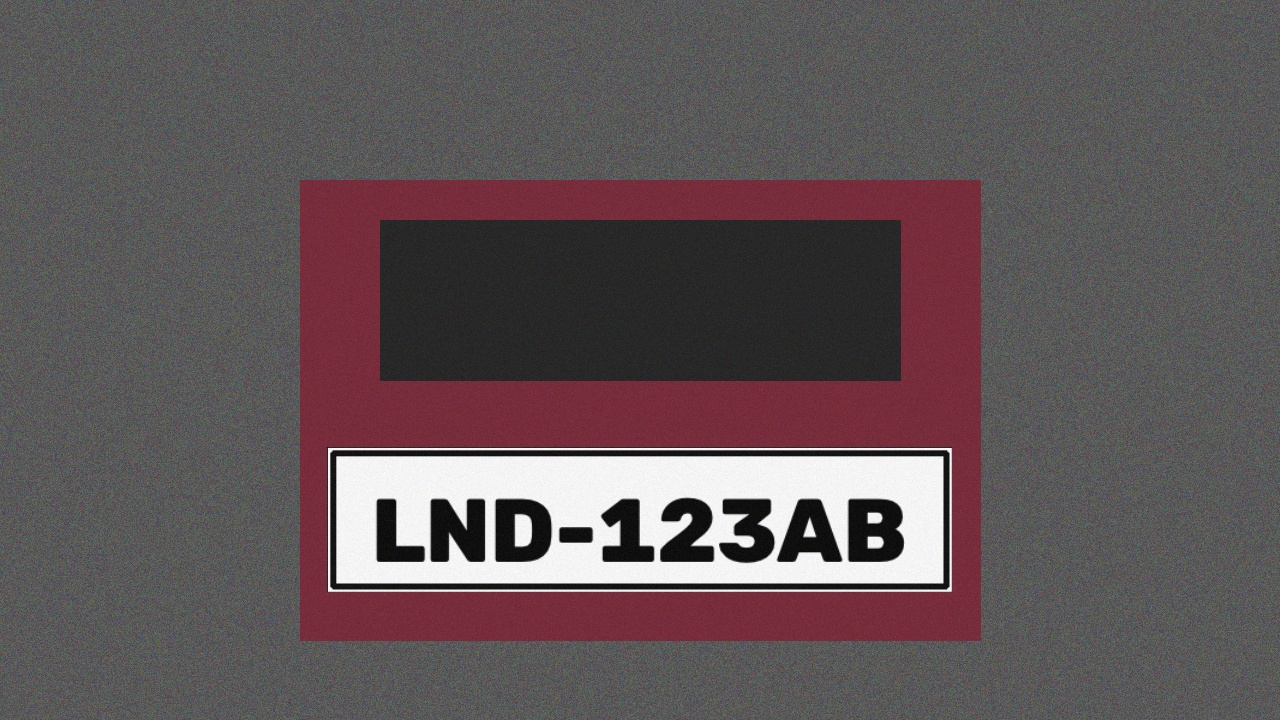
#> input picture anpr-license-plate-scanner/samples/synthetic.jpg, 1280 x 720 px
$ python -i detector.py   (imports and definitions only)
#> lines starting #> are read from the running program, lines starting #| are printed output that depends on the picture; after the words box and inside, x2 and y2 are one past the last pixel; in counts of white or black regions, pixels touching at a corner belong together
#> further down, picture is the input picture: shape (720, 1280, 3); mean B, G, R 88, 85.8, 97
"""
Licence plate detection and reading.

Pipeline:
  1. Resize and convert to greyscale
  2. Bilateral filter: removes noise but keeps edges sharp
  3. Canny edge detection
  4. Find contours, keep 4-sided shapes with a plate-like aspect ratio
  5. Perspective-correct ("warp") each candidate to a flat rectangle
  6. Threshold and OCR with Tesseract, restricted to A-Z and 0-9
  7. Clean up the text using the Nigerian plate format
"""

from dataclasses import dataclass

import cv2
import numpy as np
import pytesseract

from .plate_format import normalise

PLATE_ASPECT_MIN = 2.0   # width / height
PLATE_ASPECT_MAX = 6.0
MIN_AREA_FRACTION = 0.002
TESS_CONFIG = "--psm 7 -c tessedit_char_whitelist=ABCDEFGHIJKLMNOPQRSTUVWXYZ0123456789"


@dataclass
class PlateResult:
    text: str
    valid: bool
    raw_ocr: str
    box: np.ndarray  # 4 corner points in original image coordinates


def order_corners(pts):
    """Order 4 points as top-left, top-right, bottom-right, bottom-left."""
    pts = pts.reshape(4, 2).astype("float32")
    s = pts.sum(axis=1)
    d = np.diff(pts, axis=1).ravel()
    return np.array([pts[np.argmin(s)], pts[np.argmin(d)], pts[np.argmax(s)], pts[np.argmax(d)]], dtype="float32")


def warp_plate(image, corners, out_w=520, out_h=120):
    """Flatten a skewed plate into a straight rectangle."""
    dst = np.array([[0, 0], [out_w - 1, 0], [out_w - 1, out_h - 1], [0, out_h - 1]], dtype="float32")
    m = cv2.getPerspectiveTransform(order_corners(corners), dst)
    return cv2.warpPerspective(image, m, (out_w, out_h))


def find_candidates(image, max_candidates=5):
    """Return up to max_candidates 4-point contours that look like plates, largest first."""
    gray = cv2.cvtColor(image, cv2.COLOR_BGR2GRAY)
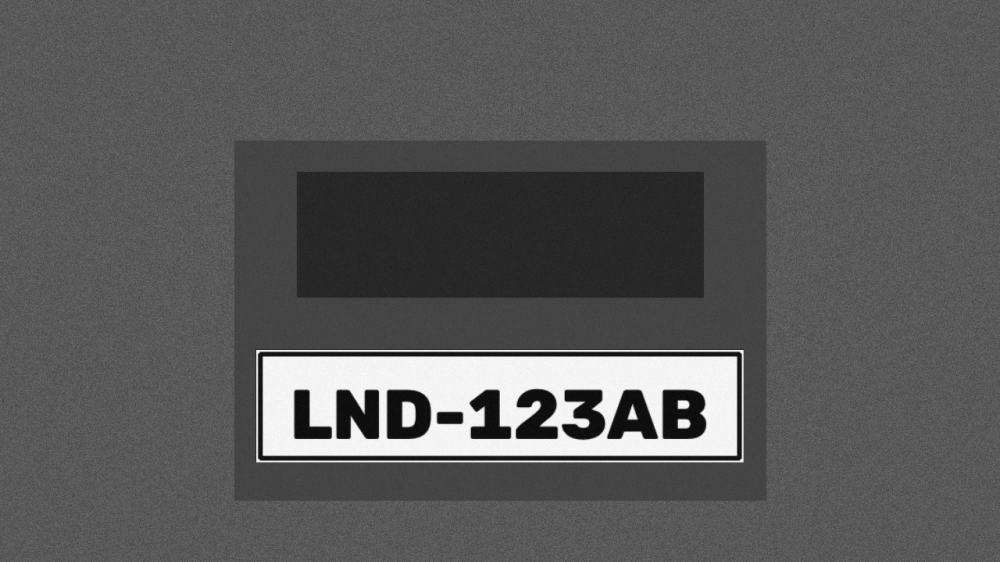
#> gray: shape (562, 1000); min 7, max 251, mean 89.4
    blur = cv2.bilateralFilter(gray, 11, 17, 17)
    edges = cv2.Canny(blur, 30, 200)
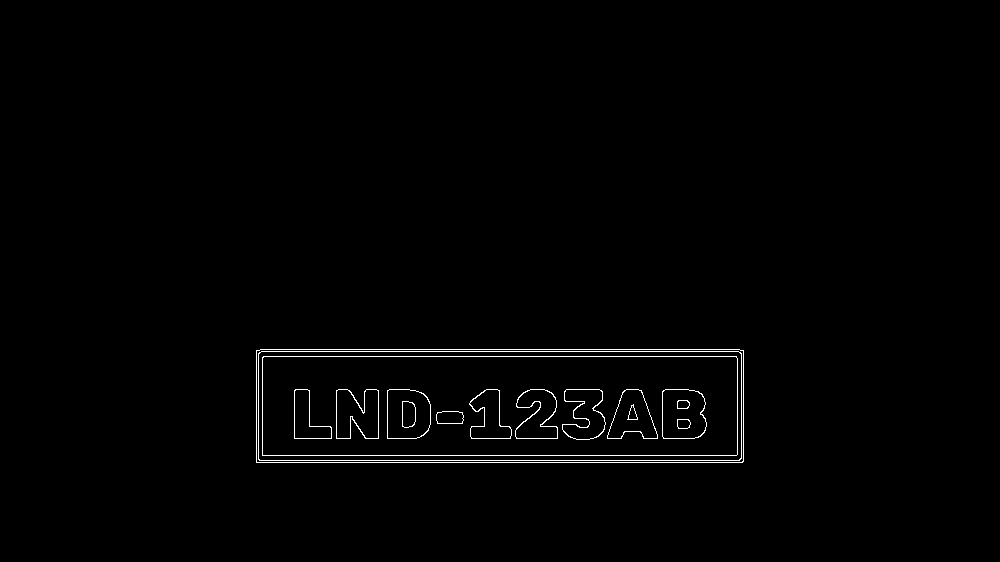
#> edges: shape (562, 1000); 0.98% white in thin lines or dots, all inside (x1, y1, x2, y2) = (256, 349, 744, 463)
    edges = cv2.dilate(edges, np.ones((3, 3), np.uint8), iterations=1)
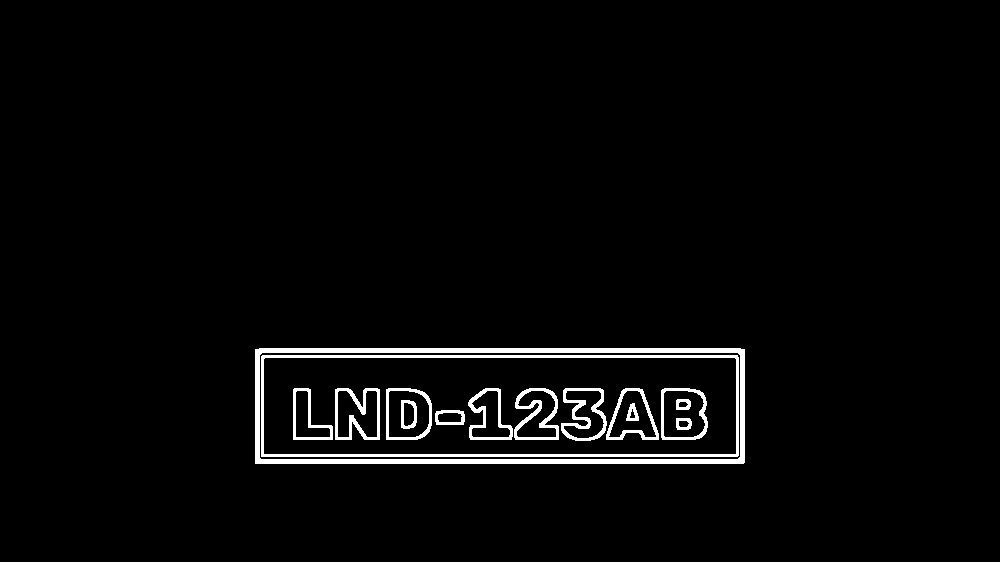
#> edges: shape (562, 1000); 2.8% white; 15 white regions

    contours, _ = cv2.findContours(edges, cv2.RETR_LIST, cv2.CHAIN_APPROX_SIMPLE)
#> contours = 30 contours; largest, box (x1, y1, x2, y2) and area: (255, 348, 745, 464) 56228, (259, 352, 741, 460) 51452, (261, 355, 739, 457) 48174, (263, 357, 737, 455) 45876, (661, 388, 708, 440) 2193
    contours = sorted(contours, key=cv2.contourArea, reverse=True)[:40]

    min_area = MIN_AREA_FRACTION * image.shape[0] * image.shape[1]
#> min_area = 1124
    found = []
    for c in contours:
        if cv2.contourArea(c) < min_area:
            continue
        approx = cv2.approxPolyDP(c, 0.02 * cv2.arcLength(c, True), True)
        if len(approx) != 4:
            continue
        _, _, w, h = cv2.boundingRect(approx)
        if h == 0 or not (PLATE_ASPECT_MIN <= w / h <= PLATE_ASPECT_MAX):
            continue
        found.append(approx)
        if len(found) >= max_candidates:
            break
    return found


def read_plate(plate_img):
    """OCR a flattened plate image. Returns raw OCR text."""
    gray = cv2.cvtColor(plate_img, cv2.COLOR_BGR2GRAY)
    h, w = gray.shape
    gray = gray[int(h * 0.08):int(h * 0.92), int(w * 0.03):int(w * 0.97)]  # trim the border
    _, thresh = cv2.threshold(gray, 0, 255, cv2.THRESH_BINARY + cv2.THRESH_OTSU)
    return pytesseract.image_to_string(thresh, config=TESS_CONFIG).strip()


def detect(image, max_width=1000):
    """
    Detect and read plates in a BGR image.
    Returns a list of PlateResult, valid plates first.
    """
    scale = 1.0
    if image.shape[1] > max_width:
        scale = max_width / image.shape[1]
        work = cv2.resize(image, None, fx=scale, fy=scale, interpolation=cv2.INTER_AREA)
    else:
        work = image

    results = []
    for corners in find_candidates(work):
        raw = read_plate(warp_plate(work, corners))
        if not raw:
            continue
        text, valid = normalise(raw)
        if any(r.text == text for r in results):
            continue  # the plate's inner and outer border can both be found
        box = (corners.reshape(4, 2) / scale).astype(int)
        results.append(PlateResult(text, valid, raw, box))
#> this loop made 1 pass
#> (dst in warp_plate, h in read_plate, w in read_plate) on pass 1: ([[0, 0], [519, 0], [519, 119], [0, 119]], 120, 520)
#> after the loop, results = []

    results.sort(key=lambda r: not r.valid)
    return results


def annotate(image, results):
    """Draw boxes and plate text on a copy of the image."""
    out = image.copy()
    for r in results:
        color = (0, 170, 0) if r.valid else (0, 140, 255)
        cv2.polylines(out, [r.box.reshape(-1, 1, 2)], True, color, 3)
        x, y = r.box[:, 0].min(), r.box[:, 1].min()
        cv2.putText(out, r.text, (int(x), max(30, int(y) - 10)), cv2.FONT_HERSHEY_SIMPLEX, 1.0, color, 2)
    return out

>>> import cv2
>>> picture = cv2.imread('../samples/synthetic.jpg')
#> (the run stopped early here; a loop or call above may not have finished)
